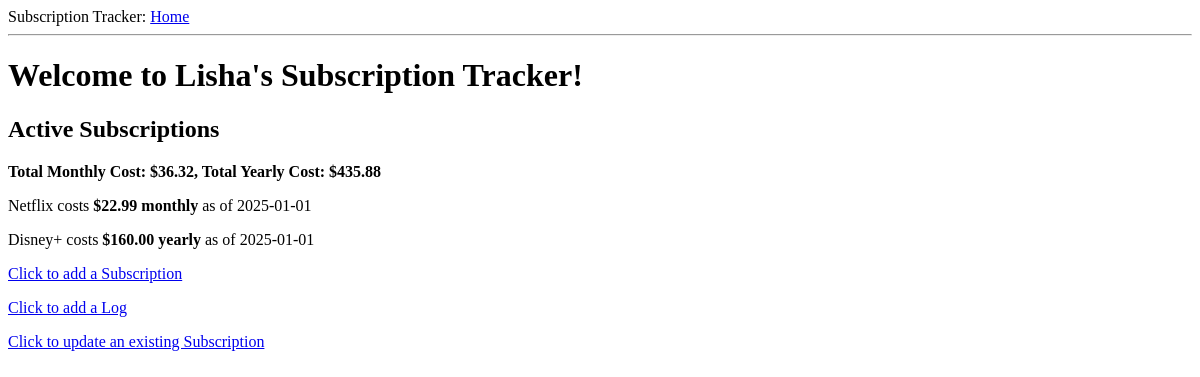
The page /index on the database as committed earlier.
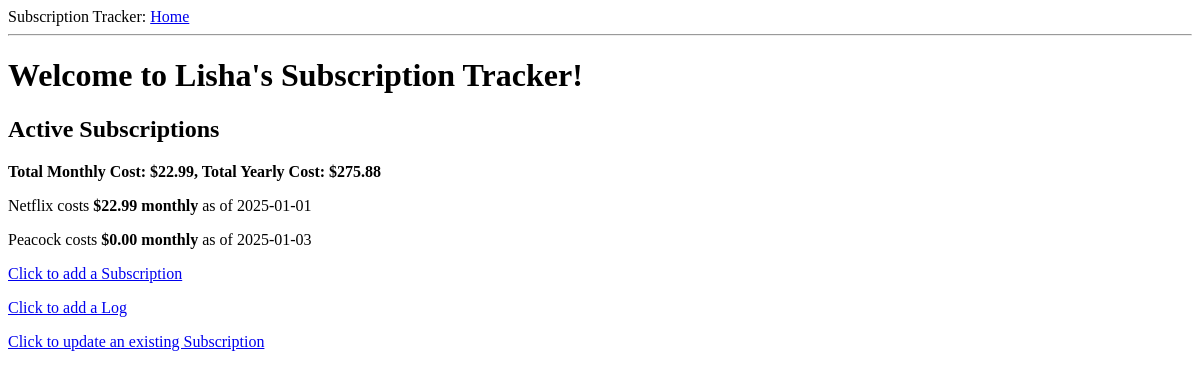
The same page on the database as committed later.
### application/models.py (models this page shows, shortened)
class Subscription(db.Model):
    id: so.Mapped[int] = so.mapped_column(primary_key=True)
    name: so.Mapped[str] = so.mapped_column(sa.String, index=True, unique=True)
    cost: so.Mapped[str] = so.mapped_column(sa.String)
    payment_frequency: so.Mapped[PaymentFrequency] = so.mapped_column(
        sa.Enum(
            PaymentFrequency,
            name="paymentfrequency",
            create_constraint=True,
            validate_strings=True
        ),
        default=PaymentFrequency.monthly
    )
    active_date: so.Mapped[date] = so.mapped_column(sa.Date, index=True, default=lambda: date.today())
    inactive_date: so.Mapped[Optional[date]] = so.mapped_column(sa.Date)
    logs: so.WriteOnlyMapped['Log'] = so.relationship(back_populates='subscription')
    @hybrid_property
    def cost_to_float(self):
        return cast(self.cost, Float)
    @hybrid_property
    def monthly_cost(self):
        if self.payment_frequency == PaymentFrequency.monthly:
            return self.cost_to_float
        return self.cost_to_float / MONTHS_IN_YEAR
    @monthly_cost.expression
    def monthly_cost(cls):
        return sa.case((cls.payment_frequency == PaymentFrequency.monthly, cls.cost_to_float),
                       else_=(cls.cost_to_float / MONTHS_IN_YEAR)).label('monthly_cost')
    @hybrid_property
    def yearly_cost(self):
        if self.payment_frequency == PaymentFrequency.monthly:
            return self.cost_to_float * MONTHS_IN_YEAR
        return self.cost_to_float
    @yearly_cost.expression
    def yearly_cost(cls):
        return sa.case((cls.payment_frequency == PaymentFrequency.monthly, cls.cost_to_float * MONTHS_IN_YEAR),
                       else_=cls.cost_to_float).label('yearly_cost')
    @classmethod
    def get(cls, filterby=None, orderby=None):
        query = sa.select(Subscription)
        if filterby is not None:
            query = query.filter(filterby)
        if orderby is not None:
            query = query.order_by(orderby)
        return db.session.scalars(query).all()
    @classmethod
    def total_monthly_cost(cls, exclude_inactive=True):
        query = db.session.query(f.sum(Subscription.monthly_cost))
        if exclude_inactive:
            query = query.filter(Subscription.inactive_date.is_(None))
        return query.scalar()
    @classmethod
    def total_yearly_cost(cls, exclude_inactive=True):
        query = db.session.query(f.sum(Subscription.yearly_cost))
        if exclude_inactive:
            query = query.filter(Subscription.inactive_date.is_(None))
        return query.scalar()

### application/routes.py (the view)
@app.route('/')
@app.route('/index')
def index():
    user = {'username': 'Lisha'}
    subs = Subscription.get(orderby=Subscription.monthly_cost.desc(), filterby=Subscription.inactive_date.is_(None))
    total_monthly_cost = f'${Subscription.total_monthly_cost():.2f}'
    total_yearly_cost = f'${Subscription.total_yearly_cost():.2f}'
    content = {
        "title": "Home",
        "user": user,
        "subscriptions": subs,
        "total_monthly_cost": total_monthly_cost,
        "total_yearly_cost": total_yearly_cost
    }
    return render_template('index.html', **content)

### application/models.py (called while the page is built)
    def __str__(self):
        return str(self.value)

### application/templates/index.html
{% extends "base.html" %}
{% block content %}
    <h1>Welcome to {{ user.username }}'s Subscription Tracker!</h1>
    <h2>Active Subscriptions</h2>
    <p><b>Total Monthly Cost: {{ total_monthly_cost }}, Total Yearly Cost: {{ total_yearly_cost }}</b></p>
    {% for sub in subscriptions %}
    <div><p>{{ sub.name }} costs
        <b>${{ sub.cost }} {{ sub.payment_frequency }}</b> as of {{ sub.active_date }}
    </p></div>
    {% endfor %}
    <p><a href="{{ url_for('subscription') }}">Click to add a Subscription</a></p>
    <p><a href="{{ url_for('log') }}">Click to add a Log</a></p>
    <p><a href="{{ url_for('subscription_update') }}">Click to update an existing Subscription</a></p>
{% endblock %}

### application/templates/base.html (shortened to what this page needs)
<!doctype html>
<html>
    <head>
    </head>
    <body>
        <div>Subscription Tracker: <a href="/index">Home</a></div>
        <hr>
        {% block content %}{% endblock %}
    </body>
</html>

Rows that differ between the two databases and show on the page:
no longer on this page (row edited): Subscription: name "Disney+", cost "160.00", payment_frequency "yearly", active_date "2025-01-01"
added Subscription: name "Peacock", cost "0.00", payment_frequency "monthly", active_date "2025-01-03"
Other text that changed with them:
{{ total_monthly_cost }}: "$36.32" → "$22.99"
{{ total_yearly_cost }}: "$435.88" → "$275.88"
